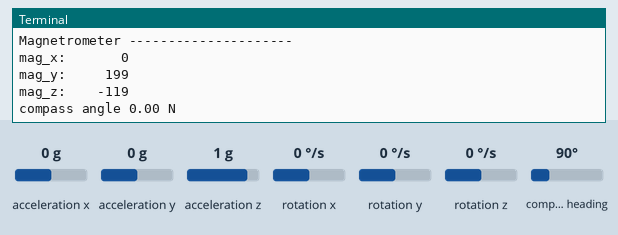
The program below on a simulated Raspberry Pi (BCM pin numbers). On the bench: the last lines printed to the terminal. The inputs (shaded band) are chosen by the test bench; at power-on: acceleration x 0 g, acceleration y 0 g, acceleration z 1 g, rotation x 0 °/s, rotation y 0 °/s, rotation z 0 °/s, compass heading 90°. Files the program writes start out absent; the clock reads 2024-03-15 10:24:30 at power-on unless the program sets it.

Above: at 1.2 s.
1.3 s: acceleration x set to -1.4 g
At 1.68 s:
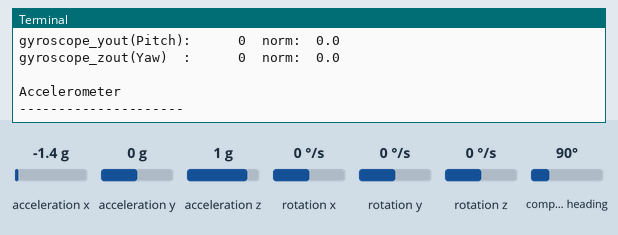
2.9 s: acceleration y set to -1.4 g
At 3.26 s:
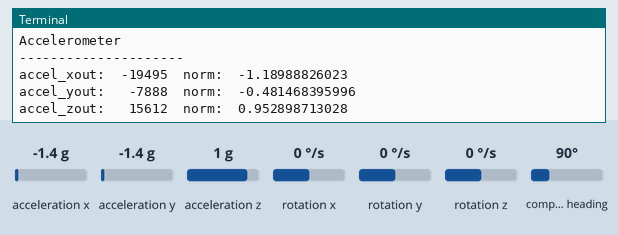
4.5 s: acceleration z set to -1.4 g
At 4.84 s:
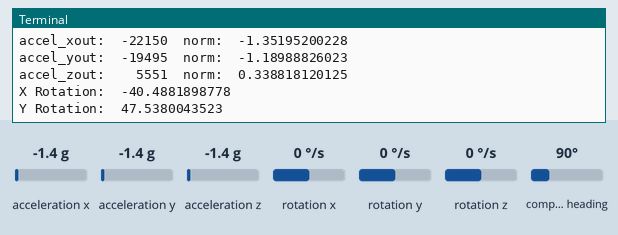
7.2 s: rotation x set to -192 °/s
At 8.78 s:
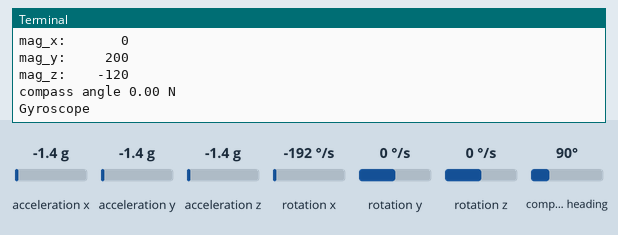
8.8 s: rotation y set to -192 °/s
At 9.58 s:
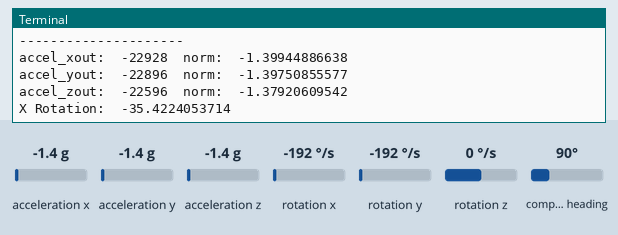
Timing chart, 0 to 11.5 s (numbered marks = the images above; inputs shaded):
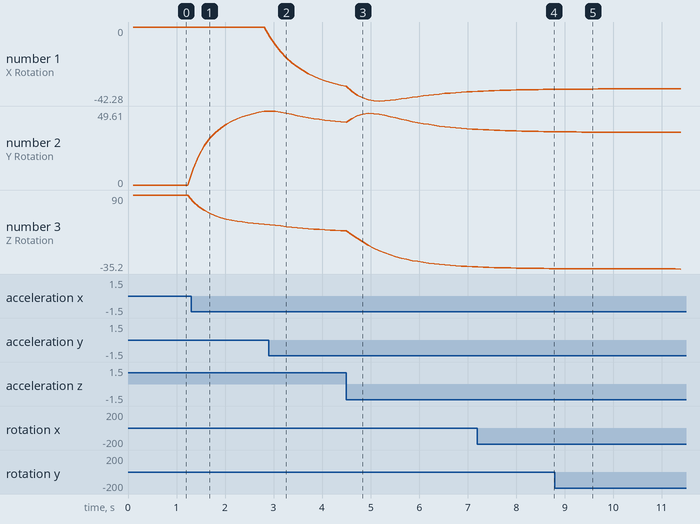

Measured:
- after the input at 1.3 s, the terminal: prints a new line at once (image 1)
- plotted number 2: 0 → 49.32 after the input at 1.3 s
- plotted number 3: 90 → 40.68 after the input at 1.3 s

The program:

gyro_get_csv.py
```python
#!/usr/bin/python
"""
https://longnight975551865.wordpress.com/2018/02/11/how-to-read-data-from-mpu9250/

https://github.com/MomsFriendlyRobotCompany/mpu9250/blob/master/mpu9250/mpu9250.py

https://www.raspberrypi.org/forums/viewtopic.php?t=190939
"""
import smbus
import math
import time
# Register
power_mgmt_1 = 0x6b
power_mgmt_2 = 0x6c

GYRO_CONFIG_AD = 0x1B
ACCEL_CONFIG_1_AD = 0x1C
ACCEL_CONFIG_2_AD = 0x1D
CONFIG_AD = 0x1A

bus = smbus.SMBus(1) # bus = smbus.SMBus(0) fuer Revision 1
address = 0x68       # via i2cdetect
AK8963_ADDRESS  = 0x0c
AK8963_ST1 = 0x02  #// data ready status bit 0
AK8963_ST2 = 0x09
AK8963_CNTL1 = 0x0a

def init_compass():
    __MPU6050_RA_INT_PIN_CFG = 0x37
    int_bypass = bus.read_byte_data(address, __MPU6050_RA_INT_PIN_CFG)
    bus.write_byte_data(address, __MPU6050_RA_INT_PIN_CFG, int_bypass | 0x02)
    bus.write_byte_data(AK8963_ADDRESS, AK8963_CNTL1, 0x16)

def setConfig():
    bus.write_byte_data(address, GYRO_CONFIG_AD, 0x08) # 0000 1000 in binary. Set the accel scale to 4g
    bus.write_byte_data(address, ACCEL_CONFIG_1_AD, 0x08) # 0000 1000 in binary. Set the gyro scale to 500 and FCHOICE_B
    bus.write_byte_data(address, ACCEL_CONFIG_2_AD, 0x05) # 0000 0101 in binary. Turn on the internal low-pass filter for accelerometer with 10.2Hz bandwidth
    bus.write_byte_data(address, CONFIG_AD, 0x05) # 0000 0101 in binary. Turn on the internal low-pass filter for gyroscope with 10Hz bandwidth

def read_byte(reg):
    return bus.read_byte_data(address, reg)

def read_word(reg):
    h = bus.read_byte_data(address, reg)
    l = bus.read_byte_data(address, reg+1)
    value = (h << 8) + l
    return value

def read_word_2l(reg):
    l = bus.read_byte_data(AK8963_ADDRESS, reg)
    h = bus.read_byte_data(AK8963_ADDRESS, reg+1)

    #l = bus.read_byte_data(AK8963_ADDRESS, reg)
    #h = bus.read_byte_data(AK8963_ADDRESS, reg+1)
    value = (h << 8) + l
    return value

def read_word_2c(reg):
    val = read_word(reg)
    if (val >= 0x8000):
        return -((65535 - val) + 1)
    else:
        return val

def dist(a,b):
    return math.sqrt((a*a)+(b*b))

def get_y_rotation(x,y,z):
    radians = math.atan2(x, dist(y,z))
    return -math.degrees(radians)

def get_x_rotation(x,y,z):
    radians = math.atan2(y, dist(x,z))
    return math.degrees(radians)

def get_z_rotation(x,y,z):
    radians = math.atan2(z, dist(x,y))
    return math.degrees(radians)

class IIR(object):
    """first order"""
    __slots__ = ('rate', 'y_1', '_rate')
    def __init__(self, rate=0.1):
        self.rate = rate
        self._rate = 1 - rate
        self.y_1 = 0

    def run(self, x):
        self.y_1 = self.rate * x +  self._rate * self.y_1
        return self.y_1

FILE = 'data.csv'
HEADER = "time,acc_x,acc_y,acc_z,gyro_x,gyro_y,gyro_z,acc_x_raw,acc_y_raw,acc_z_raw,gyro_x_raw,gyro_y_raw,gyro_z_raw\n"
FORMAT = "{},{},{},{},{},{},{},{},{},{},{},{},{}\n"


def run():
    iir_gx = IIR()
    iir_gy = IIR()
    iir_gz = IIR()
    iir_ax = IIR()
    iir_ay = IIR()
    iir_az = IIR()
    iir_mx = IIR(0.5)
    iir_my = IIR(0.5)
    iir_mz = IIR(0.5)

    init_compass()

    f = open(FILE, 'w')
    f.write(HEADER)
    while (1):
        # Aktivieren, um das Modul ansprechen zu koennen
        try:
            bus.write_byte_data(address, power_mgmt_1, 0)
            time.sleep(0.1)

            print "Gyroscope"
            print "--------"

            gyroscope_xout = read_word_2c(0x43) # Roll
            gyroscope_yout = read_word_2c(0x45) # Pitch
            gyroscope_zout = read_word_2c(0x47) # Yaw
            gyroscope_xout = iir_gx.run(gyroscope_xout)
            gyroscope_yout = iir_gy.run(gyroscope_yout)
            gyroscope_zout = iir_gz.run(gyroscope_zout)
            gyroscope_xout_norm = gyroscope_xout / 131
            gyroscope_yout_norm = gyroscope_yout / 131
            gyroscope_zout_norm = gyroscope_zout / 131
            print "gyroscope_xout(Roll) : ", ("%5d" % gyroscope_xout), " norm: ", gyroscope_xout_norm
            print "gyroscope_yout(Pitch): ", ("%5d" % gyroscope_yout), " norm: ", gyroscope_yout_norm
            print "gyroscope_zout(Yaw)  : ", ("%5d" % gyroscope_zout), " norm: ", gyroscope_zout_norm

            print
            print "Accelerometer"
            print "---------------------"


            accel_xout = read_word_2c(0x3b) # acc_x
            accel_yout = read_word_2c(0x3d) # acc_y
            accel_zout = read_word_2c(0x3f) # acc_z
            accel_xout = iir_ax.run(accel_xout)
            accel_yout = iir_ay.run(accel_yout)
            accel_zout = iir_az.run(accel_zout)

            accel_xout_norm = accel_xout / 16384.0
            accel_yout_norm = accel_yout / 16384.0
            accel_zout_norm = accel_zout / 16384.0

            print "accel_xout: ", ("%6d" % accel_xout), " norm: ", accel_xout_norm
            print "accel_yout: ", ("%6d" % accel_yout), " norm: ", accel_yout_norm
            print "accel_zout: ", ("%6d" % accel_zout), " norm: ", accel_zout_norm

            print "X Rotation: " , get_x_rotation(accel_xout_norm, accel_yout_norm, accel_zout_norm)
            print "Y Rotation: " , get_y_rotation(accel_xout_norm, accel_yout_norm, accel_zout_norm)
            print "Z Rotation: " , get_z_rotation(accel_xout_norm, accel_yout_norm, accel_zout_norm)

            print
            print "Magnetrometer",  #"%6d" % bus.read_byte_data(AK8963_ADDRESS, AK8963_ST1)
            print "---------------------"

            #print "whoami %d" % bus.read_byte_data(AK8963_ADDRESS, 0x00)
            l = bus.read_i2c_block_data(AK8963_ADDRESS, 0x03, 7)
            #b = bus.read_byte_data(AK8963_ADDRESS, AK8963_ST2)
            #print(0, b)
            if not (l[6] & 0x6):
              mag_x = l[1] << 8 | l[0]#read_word_2l(0x03)
              mag_y = l[3] << 8 | l[2]#read_word_2l(0x05)
              mag_z = l[5] << 8 | l[4]#read_word_2l(0x07)
              mag_x = -((0xffff - mag_x) + 1) if mag_x & 0x8000 else mag_x
              mag_y = -((0xffff - mag_y) + 1) if mag_y & 0x8000 else mag_y
              mag_z = -((0xffff - mag_z) + 1) if mag_z & 0x8000 else mag_z
              #a = bus.read_byte_data(AK8963_ADDRESS, AK8963_ST1)
              mag_x = iir_mx.run(mag_x)
              mag_y = iir_my.run(mag_y)
              mag_z = iir_mz.run(mag_z)
              compass_angle = (math.degrees(math.atan2(mag_x, mag_y)) + 360) % 360

              print "mag_x: ", ("%6d" % mag_x)
              print "mag_y: ", ("%6d" % mag_y)
              print "mag_z: ", ("%6d" % mag_z)
              compass_points = ("N", "NNE", "NE", "ENE", "E", "ESE", "SE", "SSE", "S", "SSW", "SW", "WSW", "W", "WNW", "NW", "NNW")
              num_compass_points = len(compass_points)
              for ii in range(num_compass_points):

                angle_range_min = (360 * (ii - 0.5) / num_compass_points)
                angle_range_max = (360 * (ii + 0.5) / num_compass_points)

                if compass_angle > angle_range_min and compass_angle <= angle_range_max:
                  break
                else:
                  ii = 0 # Special case where max < min when north.

              print "compass angle", ("%03.2f" % compass_angle), compass_points[ii]

            line = FORMAT.format(time.time(),
                                 accel_xout_norm, accel_yout_norm, accel_zout_norm,
                                 gyroscope_xout_norm, gyroscope_yout_norm, gyroscope_zout_norm,
                                 accel_xout, accel_yout, accel_zout,
                                 gyroscope_xout, gyroscope_yout, gyroscope_zout)
            f.write(line)

        except IOError as e:
            print(e)

        except:
            f.close()
            print("exit!")
            exit(0)

run()
```
